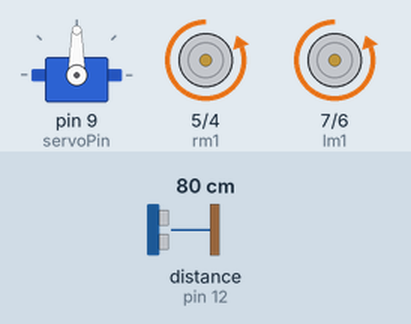
Bench run of a sketch on a simulated Arduino Uno, built with avr-gcc and run on an emulated ATmega328P. Shown: servo, motor-driver pin pairs drawn as motors (green arrow = first pin HIGH = forward, orange = second pin HIGH = backward, longer = more drive). Wiring (inferred from the names in the program): ultrasonic range finder: trigger pin 11; echo pin 12. The test bench sets the inputs (shaded band); at power-on: distance to the obstacle (sensor on pin 12) 80 cm. The echo pulse lasts 58.3 µs per cm.

Above: at 1.2 s.
1.3 s: distance to the obstacle (sensor on pin 12) set to 19 cm
2.8 s: distance to the obstacle (sensor on pin 12) set to 15 cm
At 4.53 s:
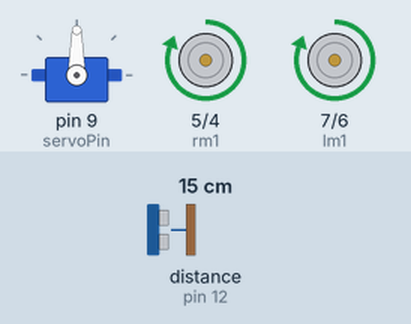
5.8 s: distance to the obstacle (sensor on pin 12) set to 18 cm
At 6.44 s:
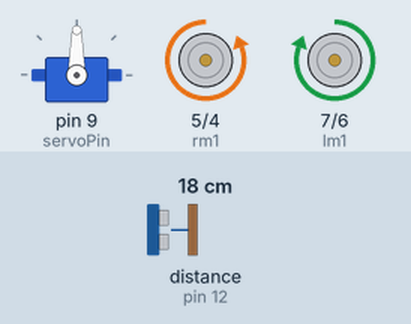
8.1 s: distance to the obstacle (sensor on pin 12) set to 2 cm
At 8.4 s:
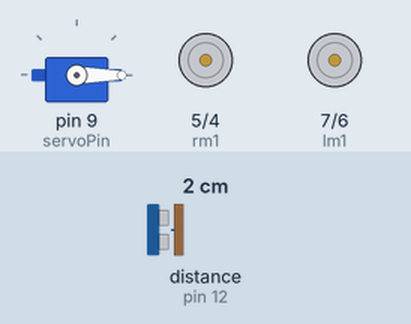
11.1 s: distance to the obstacle (sensor on pin 12) set to 35 cm
At 11.51 s:
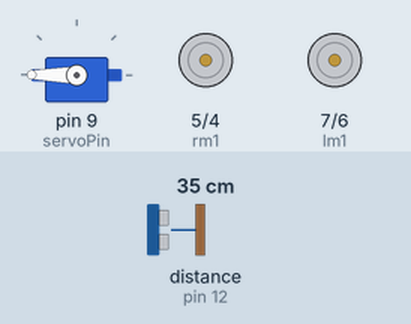
Timing chart, 0 to 14.1 s (numbered marks = the images above; inputs shaded):
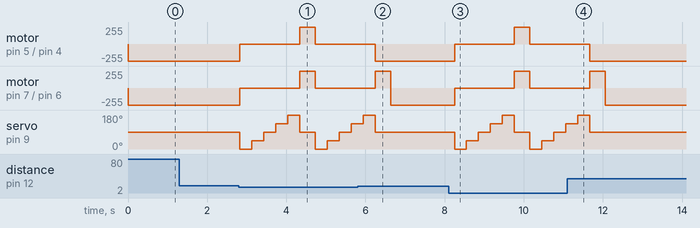

Measured:
- the behaviour switches between 17 and 16 cm on distance to the obstacle (sensor on pin 12) (found by bisection; images 0 and 1)
- after the input at 1.3 s, every drawn part: stays the same
- after the input at 2.8 s, motor on pin 5 (rm1) / pin 4 (rm2), motor on pin 7 (lm1) / pin 6 (lm2): backward 255/255 → stopped at once, → forward 255/255 1.5 s later, → stopped 0.40 s later; servo on pin 9 (servoPin): 90° → 0° at once, → 45° 0.30 s later, → 90° 0.30 s later, → 135° 0.30 s later, … (10 changes in this stretch)
- after the input at 5.8 s, servo on pin 9 (servoPin): goes on until 6.2 s, then stays 90°
- after the input at 8.1 s, motor on pin 5 (rm1) / pin 4 (rm2), motor on pin 7 (lm1) / pin 6 (lm2): backward 255/255 → stopped after 0.15 s, → forward 255/255 1.5 s later, → stopped 0.40 s later; servo on pin 9 (servoPin): 90° → 0° after 0.15 s, → 45° 0.30 s later, → 90° 0.30 s later, → 135° 0.30 s later, … (10 changes in this stretch)
- after the input at 11.1 s, servo on pin 9 (servoPin): goes on until 11.7 s, then stays 90°

The sketch:

PathFinder_Arduino_Code.ino
```cpp
#include <Servo.h>
const int trigPin = 11;
const int echoPin = 12;
const int lm1=7;
const int lm2=6;
const int rm1=5;
const int rm2=4;

const int servoPin=9;

Servo myservo;
long duration;
int distance;
int distance_f;
int distance_r;
int distance_l;
int maxLowDistance=15;

void setup()
{


pinMode(trigPin, OUTPUT); // Sets the trigPin as an Output
pinMode(echoPin, INPUT); // Sets the echoPin as an Input

pinMode(lm1,OUTPUT);
pinMode(lm2,OUTPUT);
pinMode(rm1,OUTPUT);
pinMode(rm2,OUTPUT);

myservo.attach(servoPin);
myservo.write(90);

}
void loop() {

   distance_f=ping();

   if(distance_f > maxLowDistance){

     front();
     delay(400);
   }else{
      Break();
      get_Distance();
      if(distance_r > maxLowDistance){

        right();
        delay(400);
        front();
      }else if(distance_l > maxLowDistance){

        left();
        delay(400);
        front();
      }else{

        back();
        delay(400);
        Break();
      }

   }
}

void front()
{

Serial.println("Forward Move");

digitalWrite(lm2,HIGH);
digitalWrite(rm2,HIGH);
digitalWrite(lm1,LOW);
digitalWrite(rm1,LOW);

}
void back()
{

    Serial.println("Back Move");

    digitalWrite(lm1,HIGH);
    digitalWrite(rm1,HIGH);
    digitalWrite(lm2,LOW);
    digitalWrite(rm2,LOW);
}
void left()
{

  ;
  digitalWrite(rm2,HIGH);
  digitalWrite(rm1,LOW);
  digitalWrite(lm1,HIGH);
  digitalWrite(lm2,LOW);
}
void right()
{


  digitalWrite(lm2,HIGH);
  digitalWrite(lm1,LOW);
  digitalWrite(rm1,HIGH);
  digitalWrite(rm2,LOW);
}
void Break()
{

  digitalWrite(lm2,LOW);
  digitalWrite(lm1,LOW);
  digitalWrite(rm1,LOW);
  digitalWrite(rm2,LOW);
}

void get_Distance(){
  myservo.write(0);
  delay(300);
  int temp_r1=ping();
  myservo.write(45);
  delay(300);
  int temp_r2=ping();
  if(temp_r1<temp_r2){
    distance_r=temp_r1;
  }else{
    distance_r=temp_r2;
  }
  myservo.write(90);
  delay(300);
  distance_f=ping();

  myservo.write(135);
  delay(300);
  int temp_l1=ping();
  myservo.write(180);
  delay(300);
  int temp_l2=ping();
  if(temp_l1<temp_l2){
    distance_l=temp_l1;
  }else{
    distance_l=temp_l2;
  }
  myservo.write(90);

}

int ping(){
  // Clears the trigPin
  digitalWrite(trigPin, LOW);
  delayMicroseconds(2);
  // Sets the trigPin on HIGH state for 10 micro seconds
  digitalWrite(trigPin, HIGH);
  delayMicroseconds(10);
  digitalWrite(trigPin, LOW);
  // Reads the echoPin, returns the sound wave travel time in microseconds
  duration = pulseIn(echoPin, HIGH);
  // Calculating the distance
  distance= duration*0.034/2;
  // Prints the distance on the Serial Monitor
  return distance;
}
```
